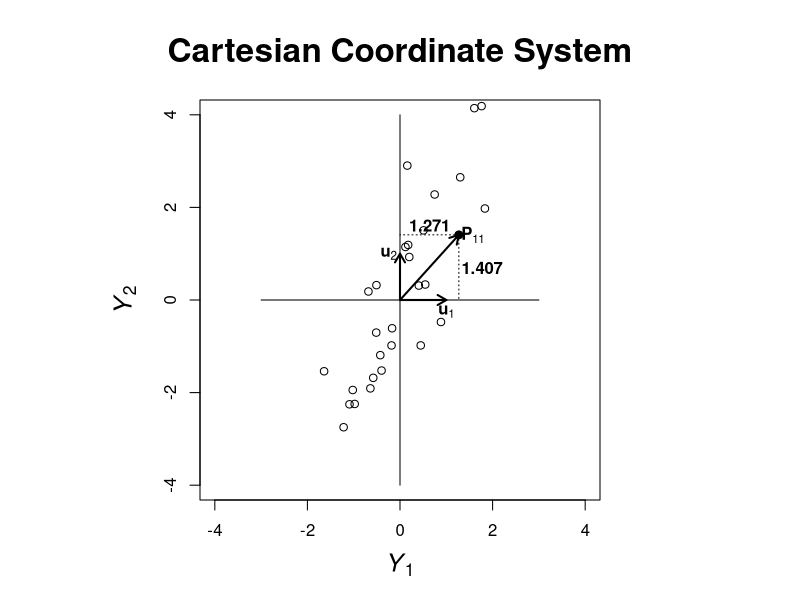
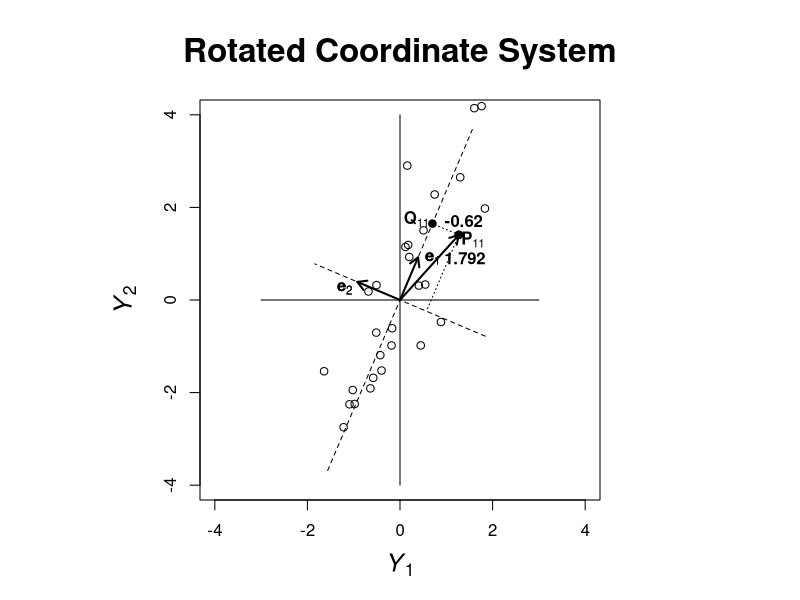

Generate these figures, in order, with R:
set.seed(123)
# Generate the data
Y1 <- rnorm(30)
Y2 <- 2 * Y1 + 1.3 * rnorm(30)
# Center the variables
Y1 <- Y1 - mean(Y1)
Y2 <- Y2 - mean(Y2)
var(Y1)
var(Y2)
cov(Y1,Y2)
Y <- cbind(Y1,Y2)
var(Y)

# Generate Fig. A.1a
Y.df <- data.frame(Y)
Y.df[11,]
par(mai = c(1,1,1,1), pty = "s")
with(Y.df, plot(Y1, Y2, xlim = c(-4,4), ylim = c(-4,4),
   xlab = expression(italic(Y)[1]), cex.lab = 1.5,
   ylab = expression(italic(Y)[2]), # Fig. A.1a
   main = "Cartesian Coordinate System", cex.main = 2))
arrows(0, 0, 1, 0, lwd = 2, length = 0.1)
arrows(0, 0, 0, 1, lwd = 2, length = 0.1)
text(1, -0.25, expression(italic(bold(u))[1]))
text(-0.25, 1, expression(italic(bold(u))[2]))
points(Y[11,1], Y[11,2], pch = 19)
arrows(0, 0, Y[11,1], Y[11,2], lwd = 2, length = 0.1)
text(Y[11,1] + 0.3, Y[11,2], expression(italic(bold(P))[11]))
lines(c(-3,3), c(0,0))
lines(c(0,0), c(-4,4))
lines(c(Y[11,1],0), c(Y[11,2],Y[11,2]), lty = 3)
lines(c(Y[11,1],Y[11,1]), c(Y[11,2],0), lty = 3)
text(Y[11,1]+0.5, Y[11,2]/2, as.character(round(Y[11,2], 3)), font = 2)
text(Y[11,1]/2, Y[11,2]+0.2, as.character(round(Y[11,1], 3)), font = 2)

print(SY <- var(Y))
print(eigen.SY <- eigen(SY))
A <- t(eigen.SY$vectors)
print (Sc <- t(A) %*% SY %*% A)

W <- A
acos(W[1,1]) * 180 / pi
asin(W[2,1]) * 180 / pi

print(P11 <- Y[11,])
print(C <- A %*% P11)

# Create Fig. A.1b
with(Y.df, plot(Y1, Y2, xlim = c(-4,4), ylim = c(-4,4),
   xlab = expression(italic(Y)[1]), cex.lab = 1.5,
   ylab = expression(italic(Y)[2]),
   main = "Rotated Coordinate System", cex.main = 2))
with(eigen.SY,
  lines(vectors[1,1] * c(-4,4), vectors[2,1] * c(-4,4),
  xlim = c(-4,4), ylim = c(-4,4), lty = 2))
with(eigen.SY ,
  lines(vectors[1,2] * c(-2,2), vectors[2,2] * c(-2,2),
  xlim = c(-4,4), ylim = c(-4,4), lty = 2))
with(eigen.SY, arrows(0, 0, vectors[1,1], vectors[2,1], lwd = 2,
 length = 0.1))
with(eigen.SY, arrows(0, 0, vectors[1,2], vectors[2,2], lwd = 2,
  length = 0.1))
text(0.7, 0.9, expression(italic(bold(e))[1]))
text(-1.2, 0.25, expression(italic(bold(e))[2]))
lines(c(-3,3), c(0,0))
lines(c(0,0), c(-4,4))
text(0.7, 0.9, expression(italic(bold(e))[1]))
text(-1.2, 0.25, expression(italic(bold(e))[2]))
points(Y[11,1], Y[11,2], pch = 19)
arrows(0, 0, Y[11,1], Y[11,2], lwd = 2, length = 0.1)
text(Y[11,1] + 0.3, Y[11,2] - 0.1, expression(italic(bold(P))[11]))
lines(c(Y[11,1], C[1]*eigen.SY$vectors[1,1]),
   c(Y[11,2], C[1]*eigen.SY$vectors[2,1]), lty = 3)
text(Y[11,1] + 0.1, Y[11,2] + 0.3, as.character(round(C[2], 3)), font = 2)
lines(c(Y[11,1], -C[2]*eigen.SY$vectors[2,1]),
   c(Y[11,2], C[2]*eigen.SY$vectors[2,2]), lty = 3)
text(1.4, 0.9, as.character(round(C[1], 3)), font = 2)
with(eigen.SY, points(C[1]*vectors[1,1], C[1]*vectors[2,1], pch = 19))
with(eigen.SY, text(C[1]*vectors[1,1]/2,
  C[1]*vectors[2,1]+0.1, expression(italic(bold(Q))[11])))












